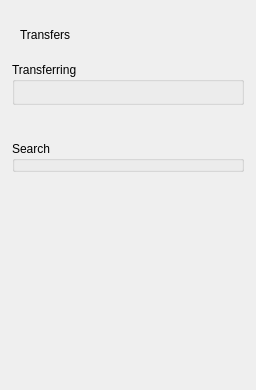
    <widget class="QWidget" name="wLeftPane" native="true">
     <property name="sizePolicy">
      <sizepolicy hsizetype="Fixed" vsizetype="Preferred">
       <horstretch>0</horstretch>
       <verstretch>0</verstretch>
      </sizepolicy>
     </property>
     <property name="minimumSize">
      <size>
       <width>256</width>
       <height>0</height>
      </size>
     </property>
     <property name="maximumSize">
      <size>
       <width>256</width>
       <height>16777215</height>
      </size>
     </property>
     <layout class="QVBoxLayout" name="wLeftPaneLayout">
      <property name="spacing">
       <number>11</number>
      </property>
      <property name="leftMargin">
       <number>0</number>
      </property>
      <property name="topMargin">
       <number>0</number>
      </property>
      <property name="rightMargin">
       <number>0</number>
      </property>
      <property name="bottomMargin">
       <number>0</number>
      </property>
      <item>
       <widget class="QWidget" name="wLeftPaneTop" native="true">
        <property name="tabselector_group" stdset="0">
         <bool>true</bool>
        </property>
        <layout class="QVBoxLayout" name="vlLeftTop">
         <property name="spacing">
          <number>16</number>
         </property>
         <property name="leftMargin">
          <number>12</number>
         </property>
         <property name="topMargin">
          <number>24</number>
         </property>
         <property name="rightMargin">
          <number>12</number>
         </property>
         <property name="bottomMargin">
          <number>24</number>
         </property>
         <item>
          <widget class="QWidget" name="TopHeader" native="true">
           <property name="focusPolicy">
            <enum>Qt::StrongFocus</enum>
           </property>
           <layout class="QHBoxLayout" name="horizontalLayout_3">
            <property name="spacing">
             <number>8</number>
            </property>
            <property name="leftMargin">
             <number>0</number>
            </property>
            <property name="topMargin">
             <number>0</number>
            </property>
            <property name="rightMargin">
             <number>4</number>
            </property>
            <property name="bottomMargin">
             <number>0</number>
            </property>
            <item>
             <widget class="QWidget" name="pTransfers" native="true">
              <layout class="QHBoxLayout" name="horizontalLayout_4">
               <property name="spacing">
                <number>4</number>
               </property>
               <property name="leftMargin">
                <number>8</number>
               </property>
               <property name="topMargin">
                <number>0</number>
               </property>
               <property name="rightMargin">
                <number>0</number>
               </property>
               <property name="bottomMargin">
                <number>0</number>
               </property>
               <item>
                <widget class="QLabel" name="lTransfers">
                 <property name="toolTip">
                  <string>Transfers</string>
                 </property>
                 <property name="text">
                  <string>Transfers</string>
                 </property>
                 <property name="indent">
                  <number>0</number>
                 </property>
                </widget>
               </item>
               <item>
                <spacer name="horizontalSpacer">
                 <property name="orientation">
                  <enum>Qt::Horizontal</enum>
                 </property>
                 <property name="sizeHint" stdset="0">
                  <size>
                   <width>88</width>
                   <height>20</height>
                  </size>
                 </property>
                </spacer>
               </item>
               <item>
                <widget class="QPushButton" name="bPause">
                 <property name="minimumSize">
                  <size>
                   <width>0</width>
                   <height>0</height>
                  </size>
                 </property>
                 <property name="maximumSize">
                  <size>
                   <width>16777215</width>
                   <height>16777215</height>
                  </size>
                 </property>
                 <property name="cursor">
                  <cursorShape>PointingHandCursor</cursorShape>
                 </property>
                 <property name="focusPolicy">
                  <enum>Qt::StrongFocus</enum>
                 </property>
                 <property name="iconSize">
                  <size>
                   <width>16</width>
                   <height>16</height>
                  </size>
                 </property>
                 <property name="checkable">
                  <bool>true</bool>
                 </property>
                 <property name="checked">
                  <bool>false</bool>
                 </property>
                 <property name="flat">
                  <bool>true</bool>
                 </property>
                </widget>
               </item>
              </layout>
             </widget>
            </item>
            <item>
             <widget class="SearchLineEdit" name="leSearch">
              <property name="sizePolicy">
               <sizepolicy hsizetype="Expanding" vsizetype="Preferred">
                <horstretch>0</horstretch>
                <verstretch>0</verstretch>
               </sizepolicy>
              </property>
              <property name="focusPolicy">
               <enum>Qt::ClickFocus</enum>
              </property>
             </widget>
            </item>
           </layout>
          </widget>
         </item>
         <item>
          <widget class="QGroupBox" name="wTransferring">
           <property name="minimumSize">
            <size>
             <width>0</width>
             <height>0</height>
            </size>
           </property>
           <property name="maximumSize">
            <size>
             <width>16777215</width>
             <height>16777215</height>
            </size>
           </property>
           <property name="title">
            <string>Transferring</string>
           </property>
           <property name="flat">
            <bool>true</bool>
           </property>
           <property name="type" stdset="0">
            <string notr="true">mega</string>
           </property>
           <layout class="QVBoxLayout" name="verticalLayout">
            <property name="spacing">
             <number>4</number>
            </property>
            <property name="leftMargin">
             <number>1</number>
            </property>
            <property name="topMargin">
             <number>0</number>
            </property>
            <property name="rightMargin">
             <number>0</number>
            </property>
            <property name="bottomMargin">
             <number>4</number>
            </property>
            <item>
             <widget class="TabSelector" name="tabAllTransfers" native="true">
              <property name="class" stdset="0">
               <string notr="true">sidebar</string>
              </property>
              <property name="title" stdset="0">
               <string>All transfers</string>
              </property>
              <property name="icon" stdset="0">
               <iconset resource="../../../gui/Resources_common.qrc">
                <normaloff>:/arrows-up-down-circle_small_thin_outline</normaloff>
                <normalon>:/arrows-up-down-circle_small_thin_solid</normalon>:/arrows-up-down-circle_small_thin_outline</iconset>
              </property>
             </widget>
            </item>
            <item>
             <widget class="TabSelector" name="tabDownloads" native="true">
              <property name="class" stdset="0">
               <string notr="true">sidebar</string>
              </property>
              <property name="title" stdset="0">
               <string>Downloads</string>
              </property>
              <property name="icon" stdset="0">
               <iconset resource="../../../gui/Resources_common.qrc">
                <normaloff>:/arrow-down-circle_small_thin_outline</normaloff>
                <normalon>:/arrow-down-circle_small_thin_solid</normalon>:/arrow-down-circle_small_thin_outline</iconset>
              </property>
             </widget>
            </item>
            <item>
             <widget class="TabSelector" name="tabUploads" native="true">
              <property name="class" stdset="0">
               <string notr="true">sidebar</string>
              </property>
              <property name="title" stdset="0">
               <string>Uploads</string>
              </property>
              <property name="icon" stdset="0">
               <iconset resource="../../../gui/Resources_common.qrc">
                <normaloff>:/arrow-up-circle_small_thin_outline</normaloff>
                <normalon>:/arrow-up-circle_small_thin_solid</normalon>:/arrow-up-circle_small_thin_outline</iconset>
              </property>
             </widget>
            </item>
            <item>
             <widget class="TabSelector" name="tabCompleted" native="true">
              <property name="class" stdset="0">
               <string notr="true">sidebar</string>
              </property>
              <property name="title" stdset="0">
               <string>Completed</string>
              </property>
              <property name="icon" stdset="0">
               <iconset resource="../../../gui/Resources_common.qrc">
                <normaloff>:/check-circle_small_thin_outline</normaloff>
                <normalon>:/check-circle_small_thin_solid</normalon>:/check-circle_small_thin_outline</iconset>
              </property>
             </widget>
            </item>
            <item>
             <widget class="TabSelector" name="tabFailed" native="true">
              <property name="class" stdset="0">
               <string notr="true">sidebar</string>
              </property>
              <property name="title" stdset="0">
               <string>Failed</string>
              </property>
              <property name="icon" stdset="0">
               <iconset resource="../../../gui/Resources_common.qrc">
                <normaloff>:/alert-circle_small_thin_outline</normaloff>
                <normalon>:/alert-circle_small_thin_solid</normalon>:/alert-circle_small_thin_outline</iconset>
              </property>
             </widget>
            </item>
           </layout>
          </widget>
         </item>
         <item>
          <widget class="QWidget" name="wMediaTypeContainer" native="true">
           <layout class="QHBoxLayout" name="horizontalLayout_6">
            <property name="spacing">
             <number>0</number>
            </property>
            <property name="leftMargin">
             <number>1</number>
            </property>
            <property name="topMargin">
             <number>0</number>
            </property>
            <property name="rightMargin">
             <number>0</number>
            </property>
            <property name="bottomMargin">
             <number>4</number>
            </property>
            <item>
             <widget class="MediaTypeFilterWidget" name="wMediaType" native="true"/>
            </item>
           </layout>
          </widget>
         </item>
         <item>
          <widget class="QGroupBox" name="wSearch">
           <property name="title">
            <string>Search</string>
           </property>
           <property name="type" stdset="0">
            <string notr="true">mega</string>
           </property>
           <layout class="QVBoxLayout" name="wSearchLayout">
            <property name="spacing">
             <number>8</number>
            </property>
            <property name="leftMargin">
             <number>1</number>
            </property>
            <property name="topMargin">
             <number>0</number>
            </property>
            <property name="rightMargin">
             <number>0</number>
            </property>
            <property name="bottomMargin">
             <number>4</number>
            </property>
            <item>
             <widget class="TabSelector" name="tabSearch" native="true">
              <property name="class" stdset="0">
               <string notr="true">sidebar</string>
              </property>
              <property name="icon" stdset="0">
               <iconset resource="../../../gui/Resources_common.qrc">
                <normaloff>:/search-large_small_thin_outline</normaloff>
                <normalon>:/search-large_small_thin_solid</normalon>:/search-large_small_thin_outline</iconset>
              </property>
              <property name="closeButtonVisible" stdset="0">
               <bool>true</bool>
              </property>
             </widget>
            </item>
           </layout>
          </widget>
         </item>
         <item>
          <spacer name="verticalSpacer">
           <property name="orientation">
            <enum>Qt::Vertical</enum>
           </property>
           <property name="sizeHint" stdset="0">
            <size>
             <width>20</width>
             <height>40</height>
            </size>
           </property>
          </spacer>
         </item>
        </layout>
       </widget>
      </item>
      <item>
       <widget class="QStackedWidget" name="sStatus">
        <property name="styleSheet">
         <string notr="true"/>
        </property>
        <property name="currentIndex">
         <number>2</number>
        </property>
        <widget class="QWidget" name="pSpeedAndClear">
         <layout class="QHBoxLayout" name="pSpeedAndClearLayout" stretch="0,0,0,1">
          <property name="spacing">
           <number>0</number>
          </property>
          <property name="leftMargin">
           <number>20</number>
          </property>
          <property name="topMargin">
           <number>0</number>
          </property>
          <property name="rightMargin">
           <number>0</number>
          </property>
          <property name="bottomMargin">
           <number>0</number>
          </property>
          <item>
           <widget class="QWidget" name="wDownSpeed" native="true">
            <property name="sizePolicy">
             <sizepolicy hsizetype="Fixed" vsizetype="Fixed">
              <horstretch>0</horstretch>
              <verstretch>0</verstretch>
             </sizepolicy>
            </property>
            <property name="minimumSize">
             <size>
              <width>0</width>
              <height>24</height>
             </size>
            </property>
            <property name="maximumSize">
             <size>
              <width>16777215</width>
              <height>24</height>
             </size>
            </property>
            <layout class="QHBoxLayout" name="horizontalLayout_16">
             <property name="spacing">
              <number>8</number>
             </property>
             <property name="leftMargin">
              <number>8</number>
             </property>
             <property name="topMargin">
              <number>0</number>
             </property>
             <property name="rightMargin">
              <number>8</number>
             </property>
             <property name="bottomMargin">
              <number>0</number>
             </property>
             <item>
              <widget class="QPushButton" name="lDownSpeedIcon">
               <property name="sizePolicy">
                <sizepolicy hsizetype="Fixed" vsizetype="Fixed">
                 <horstretch>0</horstretch>
                 <verstretch>0</verstretch>
                </sizepolicy>
               </property>
               <property name="minimumSize">
                <size>
                 <width>16</width>
                 <height>16</height>
                </size>
               </property>
               <property name="maximumSize">
                <size>
                 <width>16</width>
                 <height>16</height>
                </size>
               </property>
               <property name="focusPolicy">
                <enum>Qt::NoFocus</enum>
               </property>
               <property name="text">
                <string notr="true"/>
               </property>
               <property name="iconSize">
                <size>
                 <width>16</width>
                 <height>16</height>
                </size>
               </property>
               <property name="flat">
                <bool>true</bool>
               </property>
              </widget>
             </item>
             <item>
              <widget class="QLabel" name="lDownSpeed">
               <property name="sizePolicy">
                <sizepolicy hsizetype="Expanding" vsizetype="Preferred">
                 <horstretch>0</horstretch>
                 <verstretch>0</verstretch>
                </sizepolicy>
               </property>
               <property name="text">
                <string/>
               </property>
               <property name="alignment">
                <set>Qt::AlignCenter</set>
               </property>
              </widget>
             </item>
            </layout>
           </widget>
          </item>
          <item>
           <spacer name="horizontalSpacer_16">
            <property name="orientation">
             <enum>Qt::Horizontal</enum>
            </property>
            <property name="sizeType">
             <enum>QSizePolicy::Fixed</enum>
            </property>
            <property name="sizeHint" stdset="0">
             <size>
              <width>12</width>
              <height>20</height>
             </size>
            </property>
           </spacer>
          </item>
          <item>
           <widget class="QWidget" name="wUpSpeed" native="true">
            <property name="sizePolicy">
             <sizepolicy hsizetype="Preferred" vsizetype="Fixed">
              <horstretch>0</horstretch>
              <verstretch>0</verstretch>
             </sizepolicy>
            </property>
            <property name="minimumSize">
             <size>
              <width>0</width>
              <height>24</height>
             </size>
            </property>
            <property name="maximumSize">
             <size>
              <width>16777215</width>
              <height>24</height>
             </size>
            </property>
            <layout class="QHBoxLayout" name="horizontalLayout_17">
             <property name="spacing">
              <number>8</number>
             </property>
             <property name="leftMargin">
              <number>8</number>
             </property>
             <property name="topMargin">
              <number>0</number>
             </property>
             <property name="rightMargin">
              <number>8</number>
             </property>
             <property name="bottomMargin">
              <number>0</number>
             </property>
             <item>
              <widget class="QPushButton" name="lUpSpeedIcon">
               <property name="sizePolicy">
                <sizepolicy hsizetype="Fixed" vsizetype="Fixed">
                 <horstretch>0</horstretch>
                 <verstretch>0</verstretch>
                </sizepolicy>
               </property>
               <property name="minimumSize">
                <size>
                 <width>16</width>
                 <height>16</height>
                </size>
               </property>
               <property name="maximumSize">
                <size>
                 <width>16</width>
                 <height>16</height>
                </size>
               </property>
               <property name="focusPolicy">
                <enum>Qt::NoFocus</enum>
               </property>
               <property name="text">
                <string notr="true"/>
               </property>
               <property name="iconSize">
                <size>
                 <width>16</width>
                 <height>16</height>
                </size>
               </property>
               <property name="flat">
                <bool>true</bool>
               </property>
              </widget>
             </item>
             <item>
              <widget class="QLabel" name="lUpSpeed">
               <property name="sizePolicy">
                <sizepolicy hsizetype="Expanding" vsizetype="Preferred">
                 <horstretch>0</horstretch>
                 <verstretch>0</verstretch>
                </sizepolicy>
               </property>
               <property name="text">
                <string/>
               </property>
               <property name="alignment">
                <set>Qt::AlignCenter</set>
               </property>
              </widget>
             </item>
            </layout>
           </widget>
          </item>
          <item>
           <spacer name="horizontalSpacer_14">
            <property name="orientation">
             <enum>Qt::Horizontal</enum>
            </property>
            <property name="sizeHint" stdset="0">
             <size>
              <width>12</width>
              <height>20</height>
             </size>
            </property>
           </spacer>
          </item>
         </layout>
        </widget>
        <widget class="QWidget" name="wScanning">
         <layout class="QHBoxLayout" name="horizontalLayout_5">
          <property name="spacing">
           <number>0</number>
          </property>
          <property name="leftMargin">
           <number>20</number>
          </property>
          <property name="topMargin">
           <number>0</number>
          </property>
          <property name="rightMargin">
           <number>0</number>
          </property>
          <property name="bottomMargin">
           <number>0</number>
          </property>
          <item>
           <widget class="StatusInfo" name="bScanning" native="true"/>
          </item>
         </layout>
        </widget>
       </widget>
      </item>
      <item>
       <widget class="QWidget" name="wSeparator" native="true">
        <property name="sizePolicy">
         <sizepolicy hsizetype="Fixed" vsizetype="Fixed">
          <horstretch>0</horstretch>
          <verstretch>0</verstretch>
         </sizepolicy>
        </property>
        <property name="minimumSize">
         <size>
          <width>256</width>
          <height>1</height>
         </size>
        </property>
        <property name="maximumSize">
         <size>
          <width>256</width>
          <height>1</height>
         </size>
        </property>
       </widget>
      </item>
      <item>
       <widget class="TransfersAccountInfoWidget" name="wAccountInfo" native="true">
        <property name="sizePolicy">
         <sizepolicy hsizetype="Preferred" vsizetype="Fixed">
          <horstretch>0</horstretch>
          <verstretch>0</verstretch>
         </sizepolicy>
        </property>
        <property name="minimumSize">
         <size>
          <width>0</width>
          <height>96</height>
         </size>
        </property>
        <property name="maximumSize">
         <size>
          <width>16777215</width>
          <height>96</height>
         </size>
        </property>
       </widget>
      </item>
     </layout>
    </widget>
